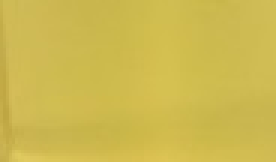
#> input picture mungkin sehat2.jpg, 92 x 54 px (shown 3 times larger)
$ python ged.py
#> lines starting #> are read from the running program, lines starting #| are printed output that depends on the picture; long printed decimals are rounded
import numpy as np
import cv2
img = cv2.imread('mungkin sehat2.jpg',0)
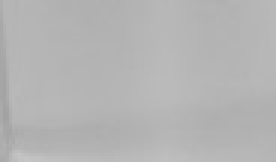
#> img: shape (54, 92) (shown 3 times larger); min 162, max 197, mean 180.1
clahe = cv2.createCLAHE(clipLimit=2.0, tileGridSize=(8,8))
cl1 = clahe.apply(img)
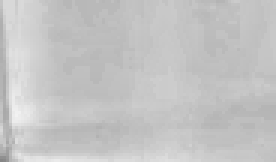
#> cl1: shape (54, 92) (shown 3 times larger); min 134, max 242, mean 196.1
print("rata-rata gray  : ", np.average(cl1))
#| rata-rata gray  :  196.052
# cv2.imwrite('hasil',cl1)
